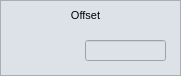
    <widget class="QFrame" name="frame_12">
     <property name="geometry">
      <rect>
       <x>90</x>
       <y>185</y>
       <width>181</width>
       <height>76</height>
      </rect>
     </property>
     <property name="styleSheet">
      <string notr="true">background-color: rgb(221, 226, 232);</string>
     </property>
     <property name="frameShape">
      <enum>QFrame::StyledPanel</enum>
     </property>
     <property name="frameShadow">
      <enum>QFrame::Raised</enum>
     </property>
     <widget class="caLineEdit" name="calineedit_27">
      <property name="geometry">
       <rect>
        <x>85</x>
        <y>40</y>
        <width>81</width>
        <height>21</height>
       </rect>
      </property>
      <property name="font">
       <font>
        <family>Sans Serif</family>
        <pointsize>11</pointsize>
       </font>
      </property>
      <property name="alignment">
       <set>Qt::AlignRight|Qt::AlignTrailing|Qt::AlignVCenter</set>
      </property>
      <property name="readOnly">
       <bool>true</bool>
      </property>
      <property name="channel" stdset="0">
       <string notr="true">$(DEVICE):dsp:amp_offset:C_mon</string>
      </property>
      <property name="foreground">
       <color>
        <red>170</red>
        <green>0</green>
        <blue>0</blue>
       </color>
      </property>
      <property name="background">
       <color>
        <red>255</red>
        <green>255</green>
        <blue>255</blue>
       </color>
      </property>
      <property name="colorMode">
       <enum>caLineEdit::Static</enum>
      </property>
      <property name="frameLineWidth" stdset="0">
       <number>1</number>
      </property>
      <property name="fontScaleMode" stdset="0">
       <enum>caLineEdit::WidthAndHeight</enum>
      </property>
     </widget>
     <widget class="QLabel" name="label_58">
      <property name="geometry">
       <rect>
        <x>5</x>
        <y>5</y>
        <width>161</width>
        <height>21</height>
       </rect>
      </property>
      <property name="font">
       <font>
        <pointsize>8</pointsize>
       </font>
      </property>
      <property name="text">
       <string>Offset</string>
      </property>
      <property name="alignment">
       <set>Qt::AlignCenter</set>
      </property>
     </widget>
     <widget class="caNumeric" name="canumeric_10">
      <property name="geometry">
       <rect>
        <x>5</x>
        <y>25</y>
        <width>76</width>
        <height>46</height>
       </rect>
      </property>
      <property name="autoFillBackground">
       <bool>false</bool>
      </property>
      <property name="integerDigits" stdset="0">
       <number>4</number>
      </property>
      <property name="decimalDigits" stdset="0">
       <number>0</number>
      </property>
      <property name="channel" stdset="0">
       <string notr="true">$(DEVICE):dsp:amp_offset:C_sp</string>
      </property>
      <property name="background">
       <color>
        <red>221</red>
        <green>226</green>
        <blue>232</blue>
       </color>
      </property>
      <property name="precisionMode">
       <enum>caNumeric::User</enum>
      </property>
      <property name="fixedFormat">
       <bool>true</bool>
      </property>
      <property name="limitsMode">
       <enum>caNumeric::Channel</enum>
      </property>
     </widget>
    </widget>
